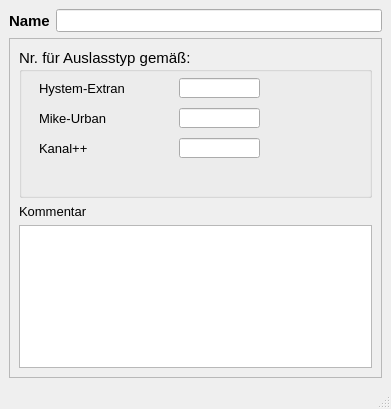
<?xml version="1.0" encoding="UTF-8"?>
<ui version="4.0">
 <class>MainWindow</class>
 <widget class="QMainWindow" name="MainWindow">
  <property name="geometry">
   <rect>
    <x>0</x>
    <y>0</y>
    <width>391</width>
    <height>409</height>
   </rect>
  </property>
  <property name="minimumSize">
   <size>
    <width>290</width>
    <height>290</height>
   </size>
  </property>
  <property name="font">
   <font>
    <family>Tahoma</family>
    <pointsize>10</pointsize>
   </font>
  </property>
  <property name="windowTitle">
   <string>Auslasstyp</string>
  </property>
  <property name="layoutDirection">
   <enum>Qt::LeftToRight</enum>
  </property>
  <widget class="QWidget" name="centralwidget">
   <layout class="QVBoxLayout" name="verticalLayout">
    <item>
     <layout class="QHBoxLayout" name="horizontalLayout">
      <item>
       <widget class="QLabel" name="label_4">
        <property name="font">
         <font>
          <family>Tahoma</family>
          <pointsize>11</pointsize>
          <weight>75</weight>
          <bold>true</bold>
         </font>
        </property>
        <property name="text">
         <string>Name</string>
        </property>
        <property name="alignment">
         <set>Qt::AlignLeading|Qt::AlignLeft|Qt::AlignVCenter</set>
        </property>
       </widget>
      </item>
      <item>
       <widget class="QLineEdit" name="bezeichnung">
        <property name="toolTip">
         <string>&lt;html&gt;&lt;head/&gt;&lt;body&gt;&lt;p&gt;Eindeutige Bezeichnung&lt;/p&gt;&lt;/body&gt;&lt;/html&gt;</string>
        </property>
        <property name="statusTip">
         <string>Eindeutige Bezeichnung</string>
        </property>
        <property name="text">
         <string/>
        </property>
       </widget>
      </item>
     </layout>
    </item>
    <item>
     <widget class="QScrollArea" name="scrollArea">
      <property name="widgetResizable">
       <bool>true</bool>
      </property>
      <widget class="QWidget" name="scrollAreaWidgetContents">
       <property name="geometry">
        <rect>
         <x>0</x>
         <y>0</y>
         <width>367</width>
         <height>323</height>
        </rect>
       </property>
       <layout class="QVBoxLayout" name="verticalLayout_2">
        <item>
         <widget class="QGroupBox" name="groupBox_3">
          <property name="minimumSize">
           <size>
            <width>0</width>
            <height>150</height>
           </size>
          </property>
          <property name="maximumSize">
           <size>
            <width>16777215</width>
            <height>150</height>
           </size>
          </property>
          <property name="font">
           <font>
            <family>Tahoma</family>
            <pointsize>11</pointsize>
           </font>
          </property>
          <property name="title">
           <string>Nr. für Auslasstyp gemäß:</string>
          </property>
          <widget class="QLineEdit" name="he_nr">
           <property name="enabled">
            <bool>true</bool>
           </property>
           <property name="geometry">
            <rect>
             <x>160</x>
             <y>30</y>
             <width>81</width>
             <height>20</height>
            </rect>
           </property>
           <property name="font">
            <font>
             <family>Tahoma</family>
             <pointsize>10</pointsize>
            </font>
           </property>
           <property name="toolTip">
            <string>&lt;html&gt;&lt;head/&gt;&lt;body&gt;&lt;p&gt;Interne Nr., siehe HE-Editor: Hilfe &amp;gt; Aufzählungen: &amp;quot;Auslass-Typ&amp;quot;&lt;/p&gt;&lt;/body&gt;&lt;/html&gt;</string>
           </property>
           <property name="statusTip">
            <string>Interne Nr., siehe HE-Editor: Hilfe &gt; Aufzählungen: &quot;Auslass-Typ&quot;</string>
           </property>
           <property name="layoutDirection">
            <enum>Qt::RightToLeft</enum>
           </property>
           <property name="autoFillBackground">
            <bool>false</bool>
           </property>
           <property name="text">
            <string/>
           </property>
           <property name="frame">
            <bool>true</bool>
           </property>
          </widget>
          <widget class="QLineEdit" name="kp_nr">
           <property name="geometry">
            <rect>
             <x>160</x>
             <y>90</y>
             <width>81</width>
             <height>20</height>
            </rect>
           </property>
           <property name="font">
            <font>
             <family>Tahoma</family>
             <pointsize>10</pointsize>
            </font>
           </property>
           <property name="toolTip">
            <string>&lt;html&gt;&lt;head/&gt;&lt;body&gt;&lt;p&gt;Nr. des Auslasstyps entspr. Kanal++&lt;/p&gt;&lt;/body&gt;&lt;/html&gt;</string>
           </property>
           <property name="statusTip">
            <string>Nr. des Auslasstyps entspr. Kanal++</string>
           </property>
           <property name="text">
            <string/>
           </property>
          </widget>
          <widget class="QLabel" name="label">
           <property name="geometry">
            <rect>
             <x>20</x>
             <y>30</y>
             <width>141</width>
             <height>21</height>
            </rect>
           </property>
           <property name="font">
            <font>
             <family>Tahoma</family>
             <pointsize>10</pointsize>
            </font>
           </property>
           <property name="text">
            <string>&lt;html&gt;&lt;head/&gt;&lt;body&gt;&lt;p&gt;Hystem-Extran&lt;/p&gt;&lt;/body&gt;&lt;/html&gt;</string>
           </property>
           <property name="alignment">
            <set>Qt::AlignLeading|Qt::AlignLeft|Qt::AlignVCenter</set>
           </property>
          </widget>
          <widget class="QLineEdit" name="mu_nr">
           <property name="enabled">
            <bool>true</bool>
           </property>
           <property name="geometry">
            <rect>
             <x>160</x>
             <y>60</y>
             <width>81</width>
             <height>20</height>
            </rect>
           </property>
           <property name="font">
            <font>
             <family>Tahoma</family>
             <pointsize>10</pointsize>
            </font>
           </property>
           <property name="toolTip">
            <string>&lt;html&gt;&lt;head/&gt;&lt;body&gt;&lt;p&gt;Nr. des Auslasstyps entspr. Mike Urban&lt;/p&gt;&lt;/body&gt;&lt;/html&gt;</string>
           </property>
           <property name="statusTip">
            <string>Nr. des Auslasstyps entspr. Mike Urban</string>
           </property>
           <property name="layoutDirection">
            <enum>Qt::RightToLeft</enum>
           </property>
           <property name="autoFillBackground">
            <bool>false</bool>
           </property>
           <property name="text">
            <string/>
           </property>
           <property name="frame">
            <bool>true</bool>
           </property>
          </widget>
          <widget class="QLabel" name="label_2">
           <property name="geometry">
            <rect>
             <x>20</x>
             <y>60</y>
             <width>121</width>
             <height>21</height>
            </rect>
           </property>
           <property name="font">
            <font>
             <family>Tahoma</family>
             <pointsize>10</pointsize>
            </font>
           </property>
           <property name="text">
            <string>Mike-Urban</string>
           </property>
           <property name="alignment">
            <set>Qt::AlignLeading|Qt::AlignLeft|Qt::AlignVCenter</set>
           </property>
          </widget>
          <widget class="QLabel" name="label_3">
           <property name="geometry">
            <rect>
             <x>20</x>
             <y>90</y>
             <width>121</width>
             <height>21</height>
            </rect>
           </property>
           <property name="font">
            <font>
             <family>Tahoma</family>
             <pointsize>10</pointsize>
            </font>
           </property>
           <property name="text">
            <string>Kanal++</string>
           </property>
           <property name="alignment">
            <set>Qt::AlignLeading|Qt::AlignLeft|Qt::AlignVCenter</set>
           </property>
          </widget>
         </widget>
        </item>
        <item>
         <widget class="QLabel" name="label_15">
          <property name="text">
           <string>Kommentar</string>
          </property>
         </widget>
        </item>
        <item>
         <widget class="QTextEdit" name="kommentar">
          <property name="minimumSize">
           <size>
            <width>0</width>
            <height>0</height>
           </size>
          </property>
          <property name="toolTip">
           <string>&lt;html&gt;&lt;head/&gt;&lt;body&gt;&lt;p&gt;Platz für zusätzliche Kommentare&lt;/p&gt;&lt;/body&gt;&lt;/html&gt;</string>
          </property>
          <property name="statusTip">
           <string>Platz für zusätzliche Kommentare</string>
          </property>
         </widget>
        </item>
       </layout>
      </widget>
     </widget>
    </item>
   </layout>
  </widget>
  <widget class="QStatusBar" name="statusbar"/>
 </widget>
 <tabstops>
  <tabstop>bezeichnung</tabstop>
  <tabstop>he_nr</tabstop>
  <tabstop>mu_nr</tabstop>
  <tabstop>kp_nr</tabstop>
 </tabstops>
 <resources/>
 <connections/>
</ui>
